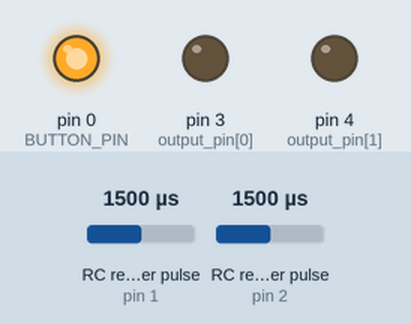
A sketch run on a simulated Arduino Uno, built with avr-gcc and run on an emulated ATmega328P. Parts: output pins drawn as LEDs (lit = HIGH). Wiring (inferred from the names in the program): 2 × RC receiver channel: data pin 1 / data pin 2. Dashed ring = blinking. Inputs (shaded band) come from the test bench; at power-on: RC receiver pulse (sensors on pin 2, pin 1) 1500 µs.

Above: at 0.1 s.
1.3 s: RC receiver pulse (sensor on pin 2) set to 1020 µs
2.8 s: RC receiver pulse (sensor on pin 2) set to 1242 µs
4.9 s: RC receiver pulse (sensor on pin 2) set to 1265 µs
At 5.9 s:
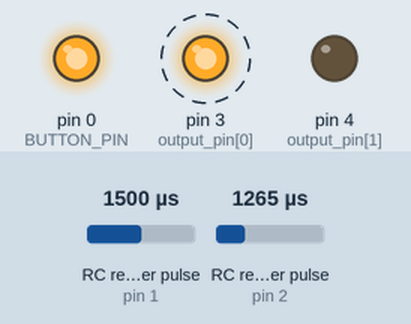
7.9 s: RC receiver pulse (sensor on pin 2) set to 1980 µs
9.5 s: RC receiver pulse (sensor on pin 1) set to 1267 µs
11.1 s: RC receiver pulse (sensor on pin 1) set to 1237 µs
At 11.5 s:
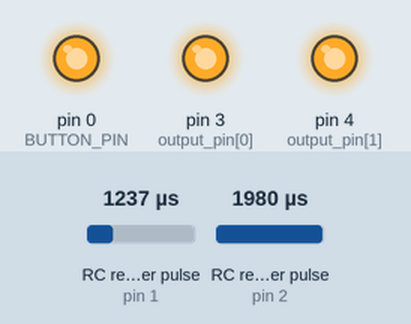
Timing chart, 0 to 13.7 s (numbered marks = the images above; inputs shaded):
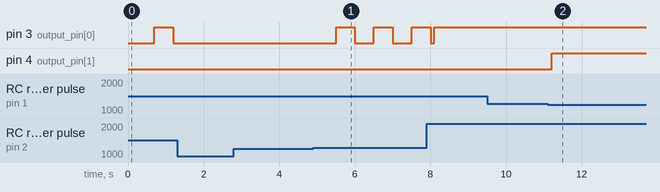

The sketch:

rc_lights_controller.ino
```cpp
#include <EEPROM.h>
#include <PinChangeInterrupt.h>

#define OUTPUT_CHANNELS 2
#define LPF_FACTOR 0.8
#define MAX_TICK 127
#define CHANGES_PER_CHANNEL 8
#define CYCLE_OFF 255
#define CYCLE_ON 0
#define BUTTON_PIN 0
#define EEPROM_BUTTON_MODE_ADDRESS 0

/*
 * Define pins used to provide RC PWM signal to Arduino
 * Pins 8, 9 are used since they work on both ATMega328 and
 * ATMega32u4 board. So this code will work on Uno/Mini/Nano/Micro/Leonardo
 * See PinChangeInterrupt documentation for usable pins on other boards
 */
const byte channel_pin[OUTPUT_CHANNELS] = {2, 1};
volatile unsigned long rising_start[OUTPUT_CHANNELS] = {0, 0};
volatile unsigned int channel_length[OUTPUT_CHANNELS] = {0, 0};

const byte output_pin[OUTPUT_CHANNELS] = {3, 4};

/*
 * Do not use 0 or values above MAX_TICK
 * 255 no light never
 */
const byte patterns[9][OUTPUT_CHANNELS][CHANGES_PER_CHANNEL] = {
  {{CYCLE_OFF}, {CYCLE_OFF}}, //CH1 LOW, CH2 LOW or not connected
  {{9, 10, 19, 20, 29, 30, 39, 40}, {CYCLE_OFF}}, //CH1 MID, CH2 LOW or not connected
  {{CYCLE_ON}, {CYCLE_ON}}, //CH1 HIGH, CH2 LOW or not connected
  {{CYCLE_OFF}, {CYCLE_OFF}}, //CH1 LOW, CH2 MID
  {{5, 10, 15, 20, 25, 30, 35, 40}, {CYCLE_OFF}}, //CH1 MID, CH2 MID
  {{CYCLE_ON}, {CYCLE_OFF}}, //CH1 HIGH, CH2 MID
  {{CYCLE_OFF}, {CYCLE_OFF}}, //CH1 LOW, CH2 HIGH
  {{20,21,22,23,43,44,45,46}, {CYCLE_OFF}}, //CH1 MID, CH2 HIGH
  {{CYCLE_OFF}, {CYCLE_ON}} //CH1 HIGH, CH2 HIGH
};

const byte buttonModes[6] = {0, 1, 4, 7, 5, 8};
byte buttonMode = 0;
byte previousButtonState = HIGH;
byte currentButtonState = LOW;

void setup() {

  /*
   * read stored button mode from EEPROM
   */
  buttonMode = EEPROM.read(EEPROM_BUTTON_MODE_ADDRESS);
  if (buttonMode >= sizeof(buttonModes)) {
    buttonMode = 0;
  }

  pinMode(channel_pin[0], INPUT);
  pinMode(channel_pin[1], INPUT);
  pinMode(BUTTON_PIN, INPUT_PULLUP);

  pinMode(output_pin[0], OUTPUT);
  pinMode(output_pin[1], OUTPUT);
  pinMode(output_pin[2], OUTPUT);

  attachPinChangeInterrupt(channel_pin[0], onRising0, CHANGE);
  attachPinChangeInterrupt(channel_pin[1], onRising1, CHANGE);
}

int smooth(int data, float filterVal, float smoothedVal){

  if (filterVal > 1){ // check to make sure params are within range
    filterVal = .99;
  }
  else if (filterVal <= 0){
    filterVal = 0;
  }

  smoothedVal = (data * (1 - filterVal)) + (smoothedVal  *  filterVal);

  return (int)smoothedVal;
}

void processPin(byte pin) {
  uint8_t trigger = getPinChangeInterruptTrigger(channel_pin[pin]);

  if(trigger == RISING) {
    rising_start[pin] = micros();
  } else if(trigger == FALLING) {
    unsigned int val = micros() - rising_start[pin];
    channel_length[pin] = smooth(val, LPF_FACTOR, channel_length[pin]);
  }
}

void onRising0(void) {
  processPin(0);
}

void onRising1(void) {
  processPin(1);
}

bool rcModeEnabled = false;

byte output_table[3] = {false, false, false};

byte pattern = 0;
byte patternPrevious = 0;
byte patternIndex[OUTPUT_CHANNELS] = {0, 0};

unsigned long tick[OUTPUT_CHANNELS] = {0, 0};

int currentPattern = 0;

void resetOutput() {

  for (int i = 0; i < OUTPUT_CHANNELS; i++) {
    output_table[i] = false;
    tick[i] = 0;
    patternIndex[i] = 0;
  }
}

byte channelLengthToPosition(unsigned int channelLength) {

  if (channelLength < 1250 || channelLength > 2400) {
    return 0;
  } else if (channelLength < 1750) {
    return 1;
  } else {
    return 2;
  }

}

void loop() {

  if (channel_length[0] > 600 && channel_length[0] < 2400) {
    rcModeEnabled = true;
  } else {
    rcModeEnabled = false;
  }

  if (rcModeEnabled) {
    pattern = (3 * channelLengthToPosition(channel_length[1])) + channelLengthToPosition(channel_length[0]);
  } else {
    pattern = buttonModes[buttonMode];
  }
  if (pattern != patternPrevious) {
    resetOutput();
  }

  for (byte i = 0; i < OUTPUT_CHANNELS; i++) {
    currentPattern = patterns[pattern][i][patternIndex[i]];

    if (currentPattern == CYCLE_ON) {
      output_table[i] = true;
    } else if (tick[i] == currentPattern) {
      patternIndex[i]++;
      output_table[i] = !output_table[i];
    }

    tick[i]++;

    if (patternIndex[i] == CHANGES_PER_CHANNEL) {
      tick[i] = 0;
      patternIndex[i] = 0;
    }

    if (tick[i] == MAX_TICK) {
      tick[i] = 0;
      patternIndex[i] = 0;
    }
  }

  if (!rcModeEnabled) {

    currentButtonState = digitalRead(BUTTON_PIN);

    if (currentButtonState == LOW && previousButtonState == HIGH) {
      buttonMode++;
      if (buttonMode >= sizeof(buttonModes)) {
        buttonMode = 0;
      }
      /*
       * Also, save current mode to EEPROM
       * Let's assume that few thousad writes is safe in this case. Like 100,000 ? A lot!
       */
       EEPROM.write(EEPROM_BUTTON_MODE_ADDRESS, buttonMode);
    }
    previousButtonState = currentButtonState;
  }

  patternPrevious = pattern;

  for (int i = 0; i < OUTPUT_CHANNELS; i++) {
    digitalWrite(output_pin[i], (byte) output_table[i]);
  }

  delay(100);
}
```

Measured:
- the behaviour switches between 1249 and 1248 µs on RC receiver pulse (sensor on pin 1) (found by bisection; images 1 and 2)
- after the input at 1.3 s, pin 3 (output_pin[0]): stays LOW (without the input it goes to HIGH after 0.40 s)
- after the input at 2.8 s, every drawn part: stays the same
- after the input at 4.9 s, pin 3 (output_pin[0]): alternates HIGH for 0.50 s and LOW for 0.50 s, starting after 0.60 s
- after the input at 9.5 s, every drawn part: stays the same
- after the input at 11.1 s, pin 4 (output_pin[1]): LOW → HIGH after 0.10 s
